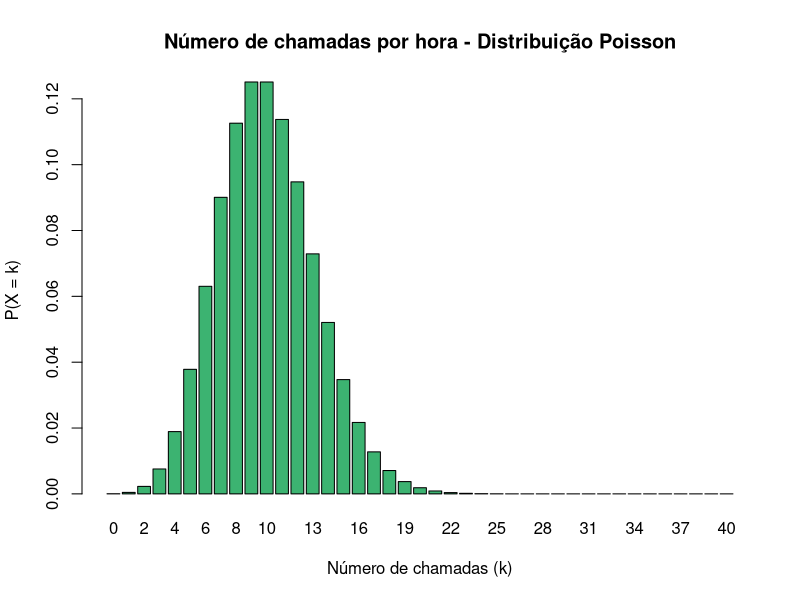
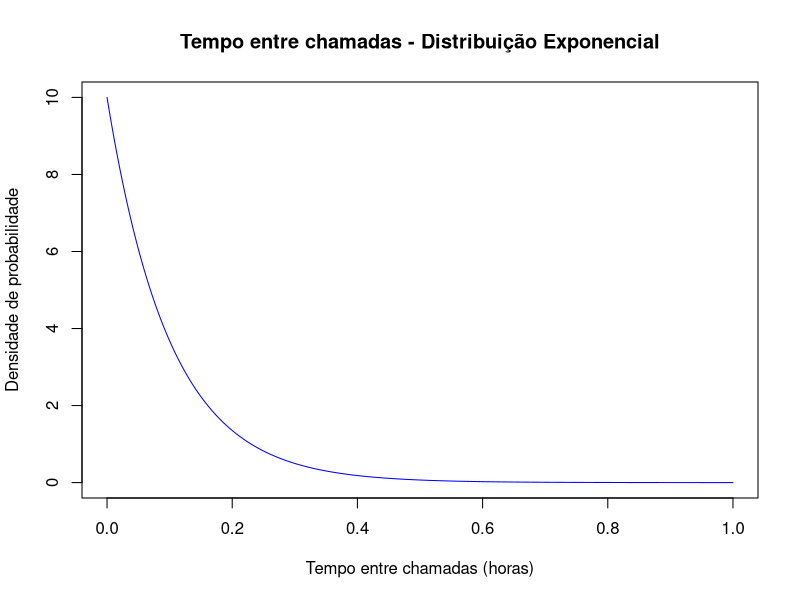

Source code (R) for these figures, in order:

# chamadas por hora
lambda <- 10

# a) 
probabilidadeA <- dpois(7, lambda)

# b)
# 6 minutos = 0.1 horas
lambda6minutos <- lambda * 0.1
probabilidadeB <- 1 - dpois(0, lambda6minutos)

# c) Tempo médio entre chamadas em horas
tempoMedio <- 1 / lambda

# d)
# 15 minutos = 0.25 horas; exponencial com taxa lambda
probabilidadeD <- 1 - pexp(0.25, lambda)

# e)

# O gráfico da Distribuição Poisson modela o número de eventos em um intervalo de tempo fixo.
intervalo <- 0:40
distribuicaoPoisson <- dpois(intervalo, lambda)
barplot(height = distribuicaoPoisson,
        names.arg = intervalo,
        col = "mediumseagreen",
        border = "black",
        main = "Número de chamadas por hora - Distribuição Poisson",
        xlab = "Número de chamadas (k)",
        ylab = "P(X = k)")

# O gráfico da Distribuição Exponencial modela o tempo entre dois eventos consecutivos.
t <- seq(0, 1, length = 1000)  
ft <- lambda * exp(-lambda * t)
plot(t, ft, type = "l", col="blue",
     main = "Tempo entre chamadas - Distribuição Exponencial",
     xlab = "Tempo entre chamadas (horas)",
     ylab = "Densidade de probabilidade")

# f)
t15 <- 15 / 60 # ajustando para horas
t5 <- 5 / 60   # ajustando para horas

# Cálculo da probabilidade condicional
# P(T > 15 | T > 5) = P(T > 15 inter T > 5) / P(T > 5) =  P(T > 15) / P(T > 5)
maior15 <- 1 - pexp(t15, lambda)
maior5  <- 1 - pexp(t5, lambda)

# Probabilidade condicional
probabilidadeF <- maior15 / maior5

# A distribuição exponencial possui a propriedade de "falta de memória", ou seja, o tempo já esperado não influencia o tempo que ainda falta esperar.
